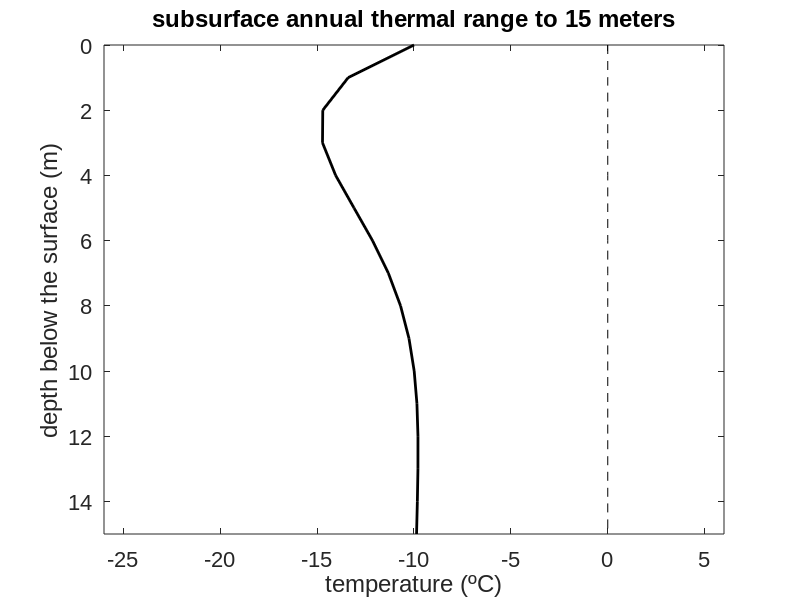

Here is the MATLAB script that generated this plot:
%% THERMAL PROFILES WRITTEN JAN 13TH, 2016 IN GEOL5700 - COLE C. PAZAR
% ASSUMING NO RADIOGENIC HEAT COMPONENT
% Annual + daily
% clearvars
% clear all
figure(1)
clf

%% CONSTANTS

Ts_bar = -10; % mean annual surface temperature 
k = 2.5; % % W m^-1 ºC^-1
Qm = 0.045; % W m^-2
kappa = 10^-6; % mm^2 s^-1
dT = 15; % amount of annual surface oscillations [=] ºC
dT_daily = 10; % amount of daily surface oscillations [=] ºC

P_day = 24*60*60; % daily period of oscillation [=] seconds
P_annual = P_day*365; % annual period of oscillation [=] seconds


%% ARRAYS

dz = 1;
zmax = 15;
z = 0:dz:zmax; % depth array [=] meters

dz2 = 1/15;
zmax2 = 1;
z2 = 0:dz2:zmax2; % depth array [=] meters


dt = 5*60*60*24;% 5 days [=] seconds
tmax = 1*P_annual;
time = 0:dt:tmax;
imax = length(time);

zstar_annual = sqrt(kappa*P_annual/pi); % approximate annual e-depth [=] meters
zstar_daily = sqrt(kappa*P_day/pi); % approximate annual e-depth

Tzero = zeros(size(z)); 

%% PART 3) NOW FOR OSCILLATORY DAILY-ANNUAL VIDEO

% RUN

for i = 1:imax
    
    T = Ts_bar + dT*exp(-z./zstar_annual).*sin((2*pi*time(i)/P_annual)-(z./zstar_annual)) 
    
    T_full = T + dT_daily*exp(-z2./zstar_daily).*sin((2*pi*time(i)/P_day)-(z2./zstar_daily));

figure(1)

plot(T,z,'k','linewidth',2)
title('subsurface annual thermal range to 15 meters', 'fontname', 'arial', 'fontsize', 18)
xlabel('temperature (ºC)','fontname','arial','fontsize',18)
    ylabel('depth below the surface (m)','fontname','arial','fontsize',18)
    set(gca,'fontsize',16,'fontname','arial','YDIR','reverse')
    axis([Ts_bar-dT-1 Ts_bar+dT+1 0 15])
hold on
plot(T,z,'k')
hold on
plot(Tzero,z,'k--')
hold off

    pause(0.05) % pauses the interval between frame pastes
    
end

